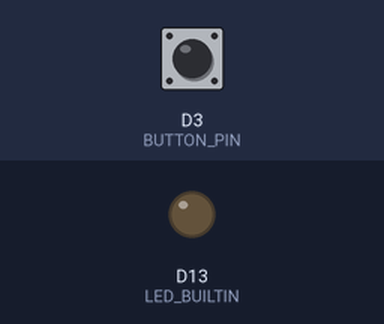
The program below on a simulated Arduino Nano 33 BLE. Parts: output pins drawn as LEDs (lit = HIGH). Dashed ring = blinking. The inputs (shaded band) are chosen by the test bench; at power-on: D3 (BUTTON_PIN) HIGH. What the program prints to the serial monitor is not drawn.

Above: at 1.2 s.
1.3 s: D3 (BUTTON_PIN) pulled LOW for 0.15 s
At 2.18 s:
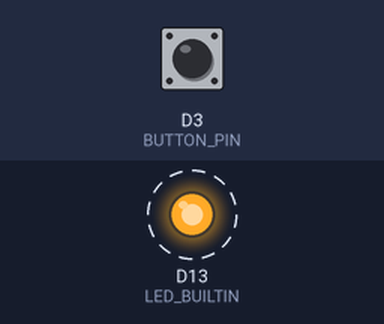
4.4 s: D3 (BUTTON_PIN) pulled LOW for 1 s
At 5.3 s:
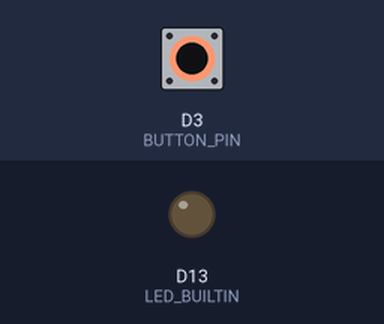
6.9 s: D3 (BUTTON_PIN) pulled LOW for 3.2 s
At 7.16 s:
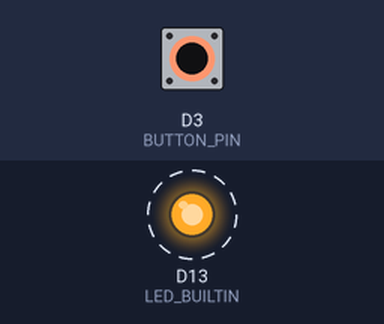
Timing chart, 0 to 17.6 s (numbered marks = the images above; inputs shaded):
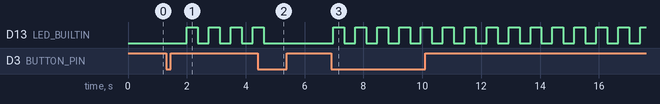

The program:

main.cpp
```cpp
#include <Arduino.h>

const uint8_t BUTTON_PIN = 3;
void toggle_blinking();
bool buttonPressed = false;
int counter = 0;

//Example with reading the volt value from a poti and have an interrupt with a button attached to pin 3

void setup()
{
  pinMode(LED_BUILTIN, OUTPUT);
  pinMode(BUTTON_PIN, INPUT_PULLUP);
  //Attaches the intterupt and calls the method(second Parameter)
  attachInterrupt(digitalPinToInterrupt(BUTTON_PIN), toggle_blinking, FALLING);
}

void loop()
{
    //reading value from poti
    //float sensorValue = analogRead(A0) * (5.0 / 1023.0);
    float sensorValue = 1;
    //calculate the value to have 1Hz at 0.1V and 10Hz at 4.9V
    float frequency = 1 / (1.875 * sensorValue + 0.8125) * 1000;
  if (buttonPressed)
  {
    //Turn LED off if value is below 0.1V
    if (sensorValue < 0.1)
    {
      digitalWrite(LED_BUILTIN, LOW);
      delay(1000);
      Serial.print("Led is always off!");
    }
    //LED is always on if value is above 4.9V
    else if (sensorValue > 4.9)
    {
      digitalWrite(LED_BUILTIN, HIGH);
      Serial.print("Led is always on!");
      delay(1000);
    }
    //Blink led in the calculated frequency
    else
    {
      digitalWrite(LED_BUILTIN, HIGH);
      delay(frequency);
      digitalWrite(LED_BUILTIN, LOW);
      delay(frequency);
      Serial.print("Frequency: ");
      Serial.print(frequency);
      Serial.println(" ");
      Serial.print("Voltage: ");
      Serial.print(sensorValue);
      Serial.println("Counter");
      Serial.print(counter);
    }
  }
  else
  {
    Serial.println("Counter");
    Serial.print(counter);
    delay(2000);
  }
}

//this method gets called if one presses the button. See setup--> attachInterrupt
void toggle_blinking()
{
  buttonPressed = !buttonPressed;
  counter += 1;
}
```

Measured:
- after the input at 1.3 s, D13 (LED_BUILTIN): alternates HIGH for 0.37 s and LOW for 0.37 s, starting after 0.70 s
- after the input at 4.4 s, D13 (LED_BUILTIN): goes on until 4.6 s, then stays LOW
- after the input at 6.9 s, D13 (LED_BUILTIN): alternates HIGH for 0.37 s and LOW for 0.37 s, starting after 0.08 s
